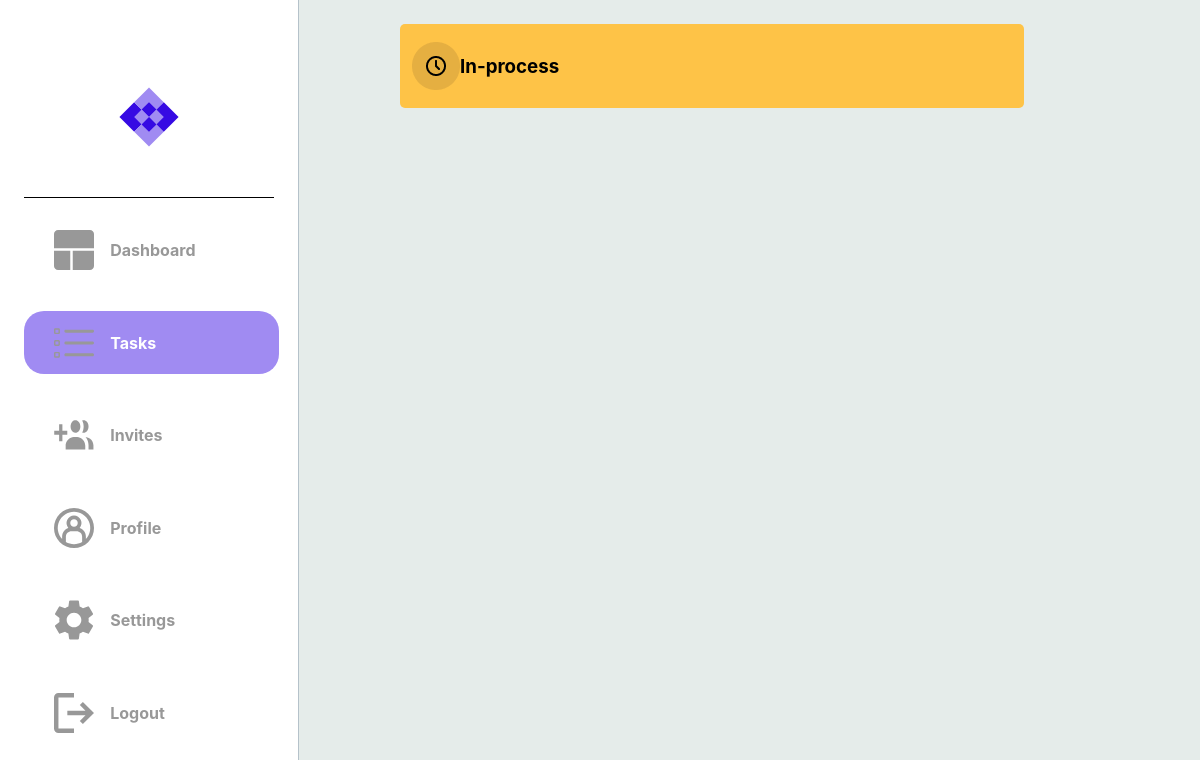
The page /in_process_tasks (signed in) on the database as committed earlier.
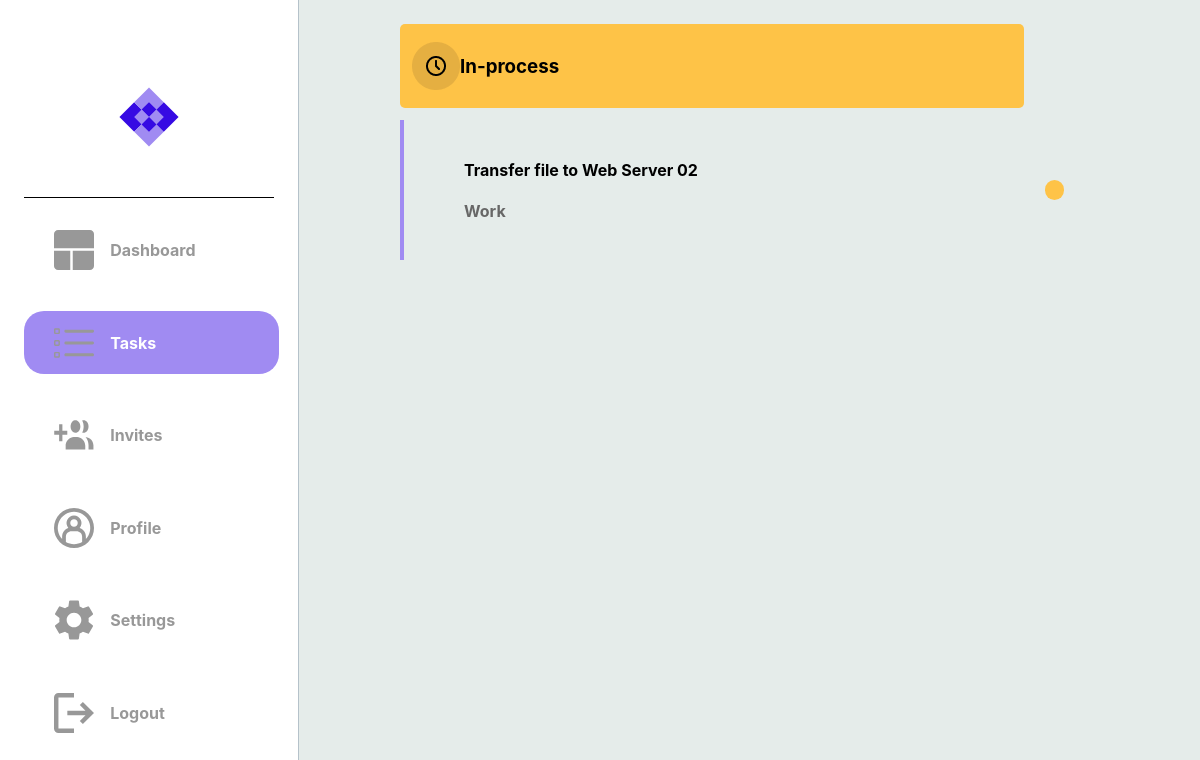
The same page on the database as committed later.
### dotask/models.py (models this page shows)
class Task(db.Model):
    __tablename__ = "task"
    id = db.Column(db.Integer, primary_key=True)
    title = db.Column(db.String(100), nullable=False)
    description = db.Column(db.String(400), nullable=False)
    due_date = db.Column(db.Date, nullable=False)
    status = db.Column(Enum(TaskStatus))
    tag = db.Column(Enum(TaskTag))
    users = relationship('User', secondary=user_task, backref='tasks')

### dotask/routes.py (the view)
@app.route("/in_process_tasks")
@login_required
def hello_in_process_tasks():
    try:
        tasks = current_user.tasks
        if tasks:
            return render_template("in_process_tasks.html", tasks=tasks)
        else:
            return render_template("in_process_tasks.html")
    except:
        return render_template("in_process_tasks.html")

### dotask/routes.py (called while the page is built)
@app.after_request
def after_request(response):
    response.headers["Cache-Control"] = "no-cache, no-store, must-revalidate"
    return response

@login_manager.user_loader
def load_user(user_id):
    return User.query.get(user_id)

### dotask/templates/in_process_tasks.html (shortened to what this page needs)
{% extends "layout.html" %}
{% block head %}
    <link rel="stylesheet" {% block css_tab_colour %} href="../static/page_css_folder/tasks.css" {% endblock %}/>
{% endblock %}
{% block categories %}
    <div class="cate-container-1">
        <img src="../static/in_process.png">
        <h3>In-process</h3>
    </div>
{% endblock categories %}
{% block tasks %}
        {% if tasks %}
            {% for task in tasks %}
                {% if task.status.name == 'In_Progress' %}
                    <a href="{{ url_for('hello_each_task', task_id=task['id']) }}">
                        <div class="message-box">
                            <div class="message">
                                <h4> {{ task['title'] }} </h4>
                                <h4 style="color: #676767;"> {{ task.tag.name }} </h4>
                            </div>
                            <div class="message-dot {% if task.status.name == 'In_Progress' %}progress-task
                                {% elif task.status.name == 'Completed' %}completed-task
                                {% elif task.status.name == 'Cancelled' %}cancelled-task
                                {% else %}unknown-task
                                {% endif %}">
                            </div>
                        </div>
                    </a>
                {% endif %}
            {% endfor %}
        {% else %}
            <div class="message-box">
                <div class="message">
                    <h2>No Tasks Yet</h2>
                </div>
            </div>
        {% endif %}
    {% endblock tasks %}

Rows that differ between the two databases and show on the page:
now on this page (row edited): Task: title "Transfer file to Web Server 02", tag.name "Work"
